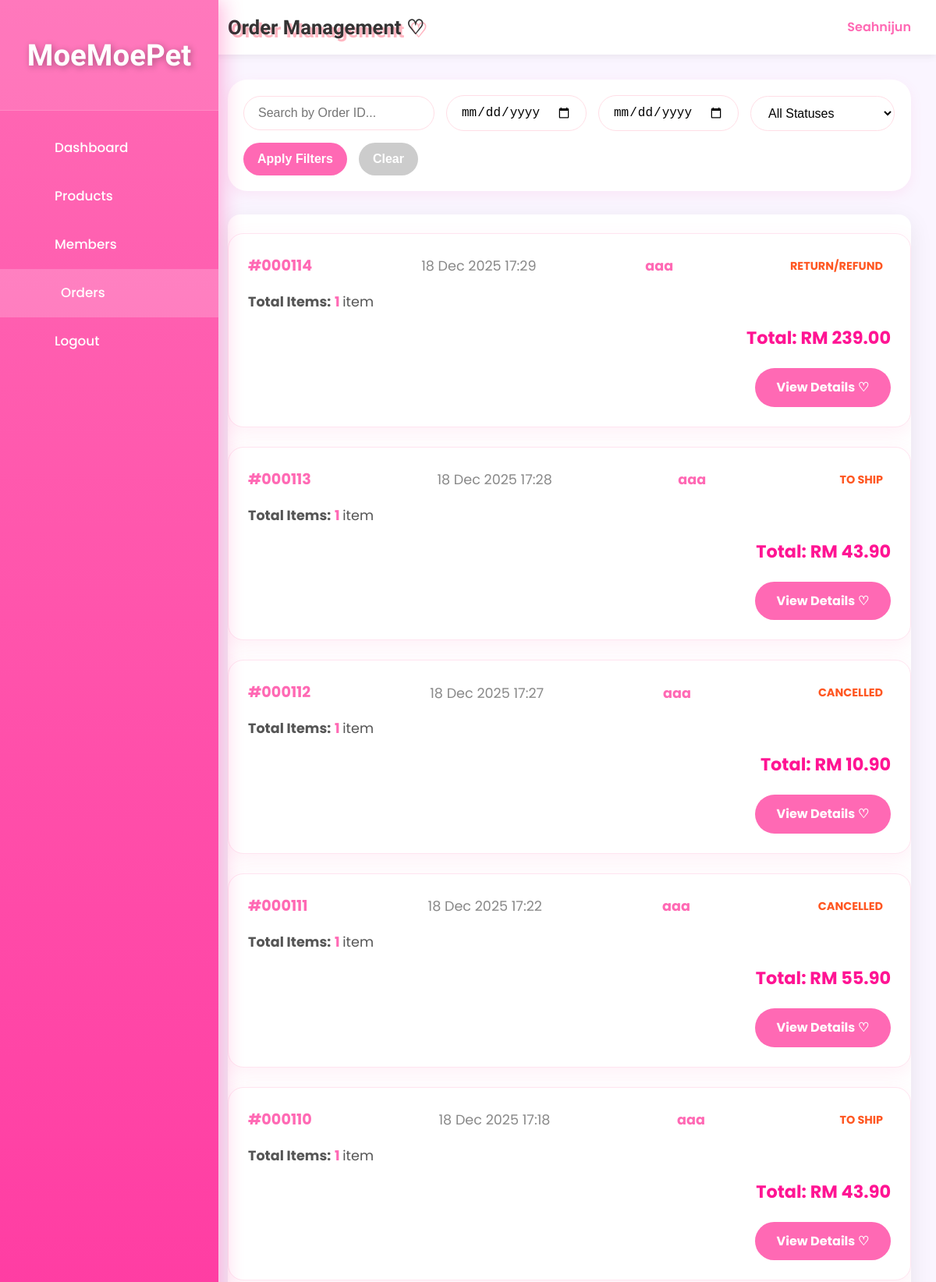
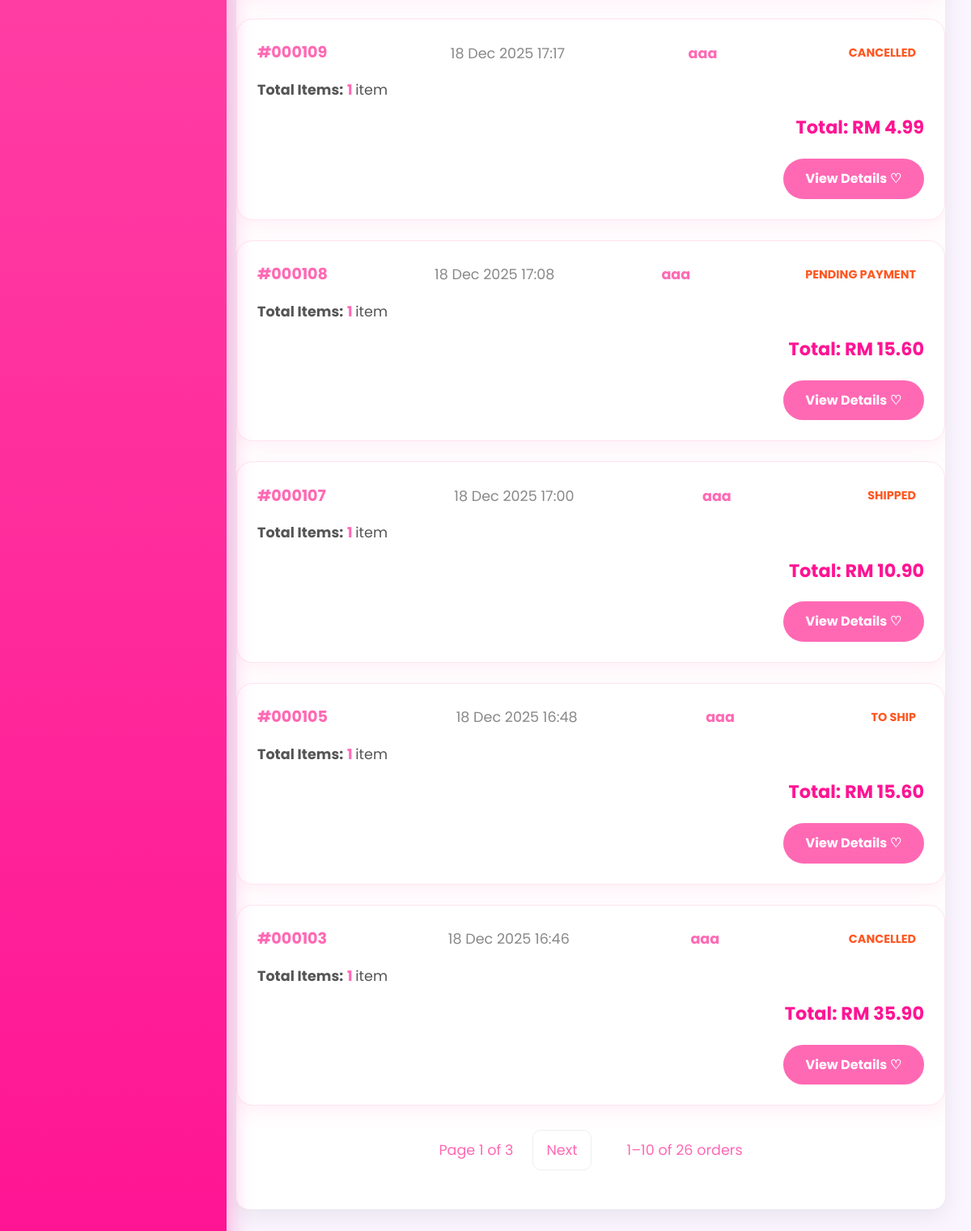
Page /admin/order_list.php (signed in) on the earlier database version (2 pictures, top to bottom).
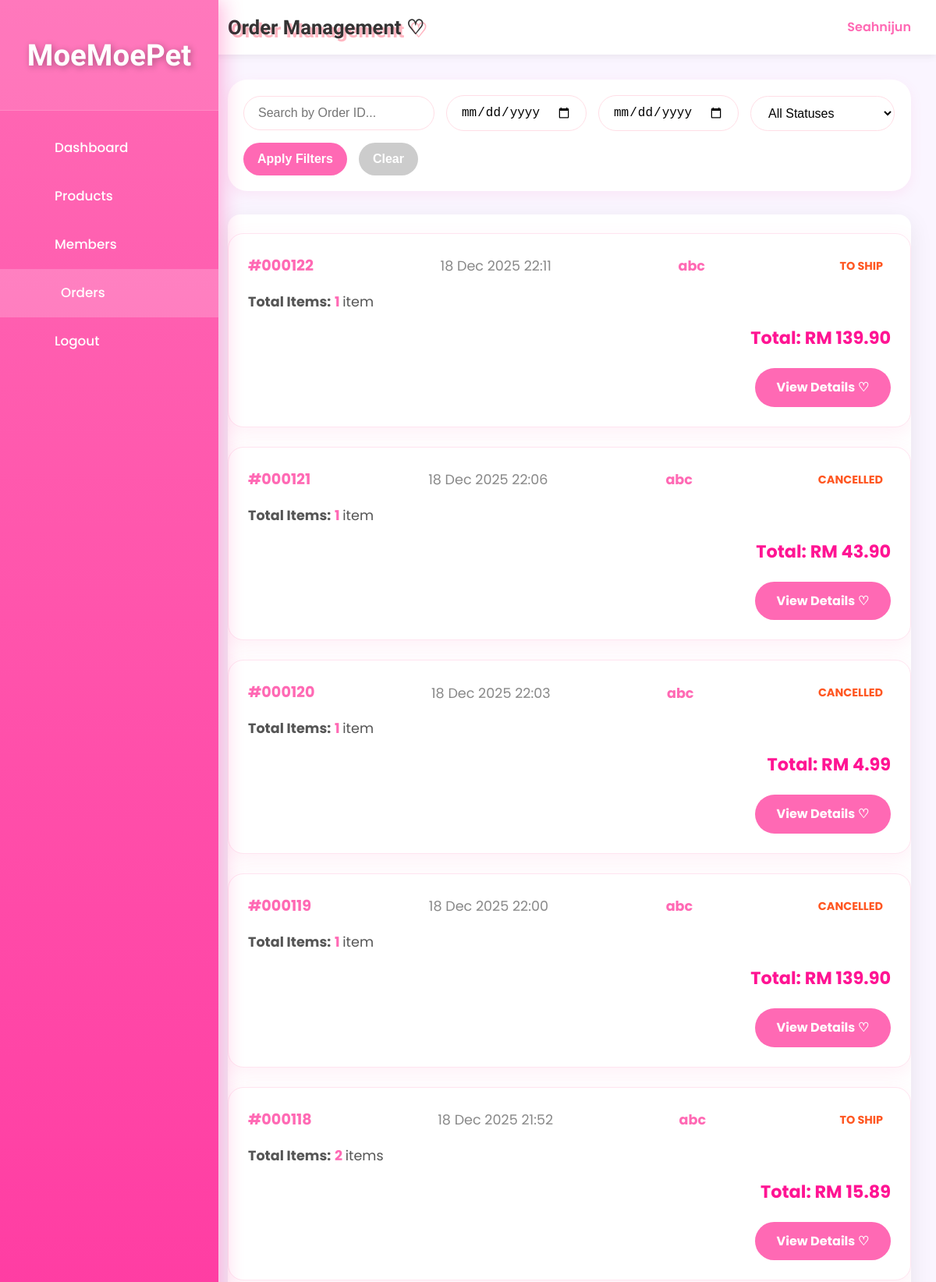
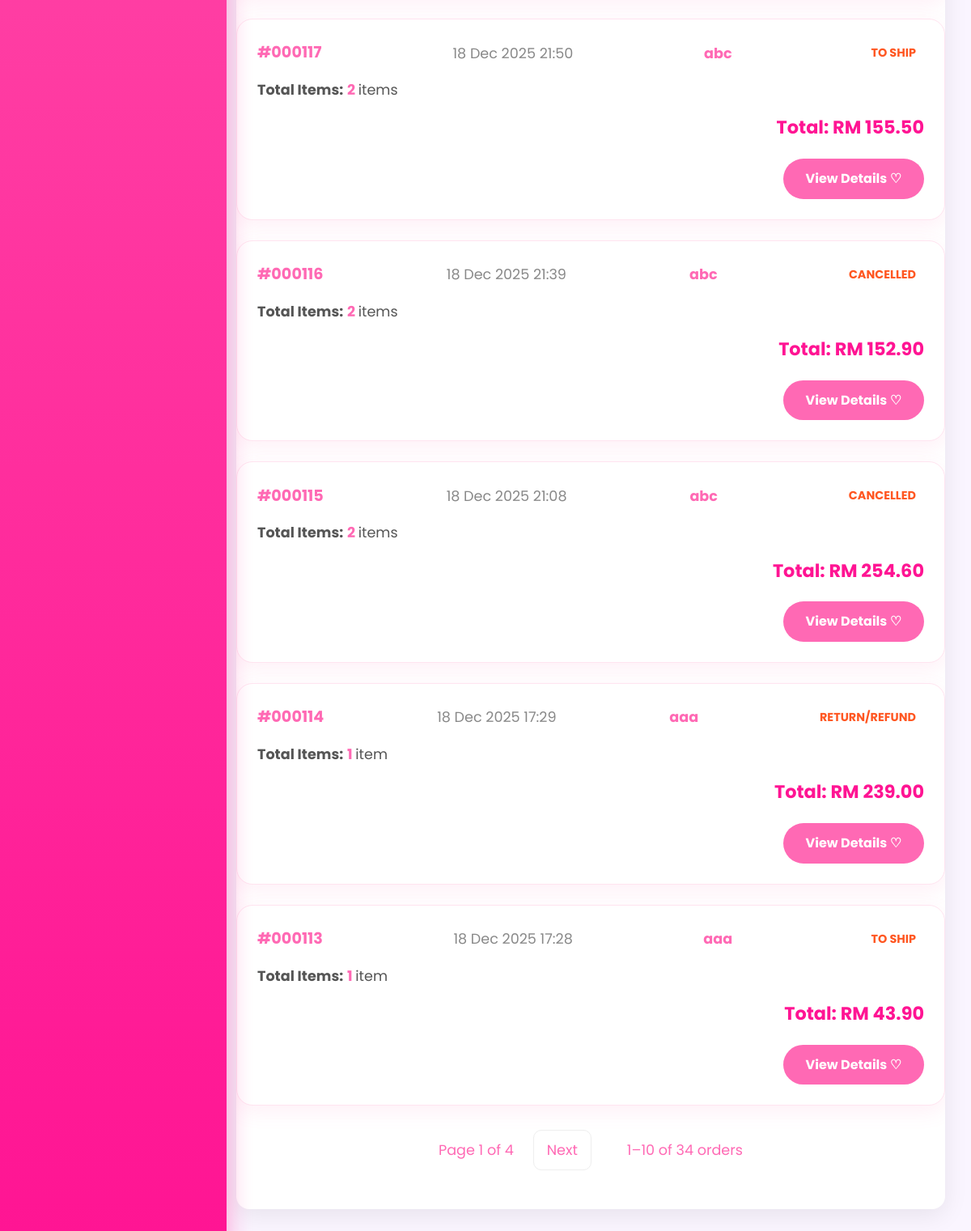
Same page on the later database version (2 pictures, top to bottom).
### tables this page shows
CREATE TABLE `orders` (
  `order_id` int(11) NOT NULL,
  `user_id` int(11) NOT NULL,
  `shipping_address` text DEFAULT NULL,
  `total_amount` decimal(10,2) NOT NULL,
  `payment_method` varchar(50) DEFAULT NULL,
  `card_last4` varchar(4) DEFAULT NULL,
  `qr_code` text DEFAULT NULL,
  `qr_generated_at` datetime DEFAULT NULL,
  `order_date` datetime NOT NULL DEFAULT current_timestamp(),
  `order_status` varchar(50) DEFAULT 'Pending Payment',
  `status` enum('Pending Payment','To Ship','Shipped','Completed','Cancelled','Return/Refund') NOT NULL DEFAULT 'Pending Payment',
  `return_reason` varchar(255) DEFAULT NULL
);

CREATE TABLE `users` (
  `id` int(11) NOT NULL,
  `username` varchar(50) NOT NULL,
  `email` varchar(100) NOT NULL,
  `phone` varchar(20) NOT NULL,
  `home_address` varchar(255) NOT NULL,
  `password` varchar(255) NOT NULL,
  `role` enum('member','admin') NOT NULL DEFAULT 'member',
  `created_at` datetime DEFAULT current_timestamp(),
  `profile_pic` varchar(255) DEFAULT NULL,
  `locked` tinyint(1) DEFAULT 0,
  `lock_reason` varchar(255) DEFAULT NULL,
  `locked_at` datetime DEFAULT NULL
);

### _base.php (called while the page is built, shortened)
<?php
function encode($value) {
    return htmlentities($value);
}
?>

### admin/order_list.php (the view, shortened to what the changed rows need)
    <?php
    require '../_base.php';
    $page = max(1, (int)($_GET['page'] ?? 1));
    $limit = (int)($_GET['limit'] ?? 10);
    $offset = ($page - 1) * $limit;
    $search_id = trim($_GET['search_id'] ?? '');
    $date_from = $_GET['date_from'] ?? '';
    $date_to = $_GET['date_to'] ?? '';
    $status_filter = $_GET['status'] ?? 'all';
    $where = '';
    $params = [];
    $count_stmt = $_db->prepare("SELECT COUNT(*) FROM orders o WHERE 1 $where");
    $count_stmt->execute($params);
    $total = $count_stmt->fetchColumn();
    $total_pages = max(1, ceil($total / $limit));
$sql = "
    SELECT o.*, u.username,
        COALESCE(SUM(oi.quantity), 0) AS total_quantity
    FROM orders o
    JOIN users u ON o.user_id = u.id
    LEFT JOIN order_items oi ON o.order_id = oi.order_id
    WHERE 1 $where
    GROUP BY o.order_id
    ORDER BY o.order_date DESC
    LIMIT $limit OFFSET $offset
";
$stmt = $_db->prepare($sql);
$stmt->execute($params);
$orders = $stmt->fetchAll();
    ?>
    <!DOCTYPE html>
    <html lang="en">
    <head>
        <link rel="stylesheet" href="/css/app.css">
    </head>
    <body>
    <div class="admin-layout">
        <aside class="admin-sidebar">
            <div class="logo"><h2>MoeMoePet</h2></div>
        </aside>
        <main class="admin-main">
            <header class="admin-header">
                <h1>Order Management ♡</h1>
            </header>
            <div class="table-card">
                <?php if (empty($orders)): ?>
                    <div class="empty-full" style="text-align:center;padding:80px;color:#999;">
                        No orders found~ ♡<br>
                        <?php if ($search_id || $date_from || $date_to || $status_filter !== 'all'): ?>
                            Try adjusting your filters!
                        <?php else: ?>
                            Waiting for the first cute order! ♡
                        <?php endif; ?>
                    </div>
<?php else: ?>
<?php foreach ($orders as $o): ?>
    <div class="purchase-card">
        <div class="order-header">
            <span class="order-id">#<?= sprintf('%06d', $o->order_id) ?></span>
            <span class="order-date"><?= date('d M Y H:i', strtotime($o->order_date)) ?></span>
            <span style="color:#ff69b4;font-weight:bold;"><?= encode($o->username) ?></span>
            <span class="order-status <?= strtolower(str_replace([' ', '/'], '-', $o->order_status)) ?>">
                <?= $o->order_status ?>
            </span>
        </div>
        <div class="order-items" style="margin: 15px 0; font-size: 1.1rem;">
            <strong>Total Items:</strong>
            <span style="color:#ff69b4; font-weight:bold;">
                <?= (int)$o->total_quantity ?>
            </span>
            <?= $o->total_quantity == 1 ? 'item' : 'items' ?>
        </div>
        <div class="order-total" style="text-align:right;font-size:1.4rem;margin:15px 0;">
            Total: <strong style="color:#ff1493;">RM <?= number_format($o->total_amount, 2) ?></strong>
        </div>
        <div style="text-align:right; margin-top:20px;">
            <a href="order_view.php?id=<?= $o->order_id ?>"
               style="display:inline-block;background:#ff69b4;color:white;padding:12px 28px;border-radius:25px;text-decoration:none;font-weight:bold;">
                View Details ♡
            </a>
        </div>
    </div>
<?php endforeach; ?>
<?php endif; ?>
                <?php if ($total > $limit): ?>
                <div class="pagination" style="margin-top:30px;text-align:center;">
                    <span>Page <?= $page ?> of <?= $total_pages ?></span>
                    <?php if ($page < $total_pages): ?>
                        <a href="?<?= http_build_query(array_merge($_GET, ['page' => $page+1])) ?>">Next</a>
                    <?php endif; ?>
                    <span style="margin-left:20px;">
                        <?= $offset + 1 ?>–<?= min($offset + $limit, $total) ?> of <?= $total ?> orders
                    </span>
                </div>
                <?php endif; ?>
            </div>
        </main>
    </div>
    </body>
    </html>

Differences in the rows shown:
no longer on this page (row unchanged): orders: order_id "000112", order_date "18 Dec 2025 17:27", user.username "aaa", order_status "CANCELLED", total_quantity "1", shows "item", total_amount "10.90"
no longer on this page (row unchanged): orders: order_id "000111", order_date "18 Dec 2025 17:22", user.username "aaa", order_status "CANCELLED", total_quantity "1", shows "item", total_amount "55.90"
no longer on this page (row unchanged): orders: order_id "000110", order_date "18 Dec 2025 17:18", user.username "aaa", order_status "TO SHIP", total_quantity "1", shows "item", total_amount "43.90"
no longer on this page (row unchanged): orders: order_id "000109", order_date "18 Dec 2025 17:17", user.username "aaa", order_status "CANCELLED", total_quantity "1", shows "item", total_amount "4.99"
no longer on this page (row unchanged): orders: order_id "000108", order_date "18 Dec 2025 17:08", user.username "aaa", order_status "PENDING PAYMENT", total_quantity "1", shows "item", total_amount "15.60"
no longer on this page (row unchanged): orders: order_id "000107", order_date "18 Dec 2025 17:00", user.username "aaa", order_status "SHIPPED", total_quantity "1", shows "item", total_amount "10.90"
no longer on this page (row unchanged): orders: order_id "000105", order_date "18 Dec 2025 16:48", user.username "aaa", order_status "TO SHIP", total_quantity "1", shows "item", total_amount "15.60"
no longer on this page (row unchanged): orders: order_id "000103", order_date "18 Dec 2025 16:46", user.username "aaa", order_status "CANCELLED", total_quantity "1", shows "item", total_amount "35.90"
added orders: order_id "000122", order_date "18 Dec 2025 22:11", user.username "abc", order_status "TO SHIP", total_quantity "1", shows "item", total_amount "139.90"
added orders: order_id "000121", order_date "18 Dec 2025 22:06", user.username "abc", order_status "CANCELLED", total_quantity "1", shows "item", total_amount "43.90"
added orders: order_id "000120", order_date "18 Dec 2025 22:03", user.username "abc", order_status "CANCELLED", total_quantity "1", shows "item", total_amount "4.99"
added orders: order_id "000119", order_date "18 Dec 2025 22:00", user.username "abc", order_status "CANCELLED", total_quantity "1", shows "item", total_amount "139.90"
added orders: order_id "000118", order_date "18 Dec 2025 21:52", user.username "abc", order_status "TO SHIP", total_quantity "2", shows "items", total_amount "15.89"
added orders: order_id "000117", order_date "18 Dec 2025 21:50", user.username "abc", order_status "TO SHIP", total_quantity "2", shows "items", total_amount "155.50"
added orders: order_id "000116", order_date "18 Dec 2025 21:39", user.username "abc", order_status "CANCELLED", total_quantity "2", shows "items", total_amount "152.90"
added orders: order_id "000115", order_date "18 Dec 2025 21:08", user.username "abc", order_status "CANCELLED", total_quantity "2", shows "items", total_amount "254.60"
Other differences:
$total_pages: "3" → "4"
$total: "26" → "34"
